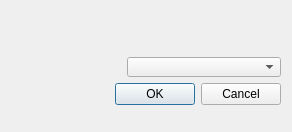
<?xml version="1.0" encoding="UTF-8"?>
<ui version="4.0">
 <class>EditGoodDialog</class>
 <widget class="QDialog" name="EditGoodDialog">
  <property name="windowModality">
   <enum>Qt::WindowModal</enum>
  </property>
  <property name="geometry">
   <rect>
    <x>0</x>
    <y>0</y>
    <width>288</width>
    <height>132</height>
   </rect>
  </property>
  <property name="windowTitle">
   <string>Edit Good</string>
  </property>
  <property name="windowIcon">
   <iconset resource="../jccu.qrc">
    <normaloff>:/assets/icons/jccu</normaloff>:/assets/icons/jccu</iconset>
  </property>
  <property name="modal">
   <bool>true</bool>
  </property>
  <layout class="QVBoxLayout" name="verticalLayout">
   <item>
    <widget class="QLabel" name="label">
     <property name="sizePolicy">
      <sizepolicy hsizetype="Preferred" vsizetype="Preferred">
       <horstretch>0</horstretch>
       <verstretch>0</verstretch>
      </sizepolicy>
     </property>
     <property name="minimumSize">
      <size>
       <width>270</width>
       <height>40</height>
      </size>
     </property>
     <property name="text">
      <string/>
     </property>
     <property name="alignment">
      <set>Qt::AlignRight|Qt::AlignTrailing|Qt::AlignVCenter</set>
     </property>
    </widget>
   </item>
   <item>
    <layout class="QHBoxLayout" name="horizontalLayout">
     <property name="sizeConstraint">
      <enum>QLayout::SetDefaultConstraint</enum>
     </property>
     <item>
      <spacer name="horizontalSpacer">
       <property name="orientation">
        <enum>Qt::Horizontal</enum>
       </property>
       <property name="sizeType">
        <enum>QSizePolicy::Expanding</enum>
       </property>
       <property name="sizeHint" stdset="0">
        <size>
         <width>220</width>
         <height>20</height>
        </size>
       </property>
      </spacer>
     </item>
     <item>
      <widget class="QComboBox" name="comboBox">
       <property name="sizePolicy">
        <sizepolicy hsizetype="Fixed" vsizetype="Fixed">
         <horstretch>0</horstretch>
         <verstretch>0</verstretch>
        </sizepolicy>
       </property>
       <property name="minimumSize">
        <size>
         <width>154</width>
         <height>20</height>
        </size>
       </property>
       <property name="sizeAdjustPolicy">
        <enum>QComboBox::AdjustToContents</enum>
       </property>
       <property name="modelColumn">
        <number>0</number>
       </property>
      </widget>
     </item>
    </layout>
   </item>
   <item>
    <widget class="QDialogButtonBox" name="buttonBox">
     <property name="sizePolicy">
      <sizepolicy hsizetype="Preferred" vsizetype="Fixed">
       <horstretch>0</horstretch>
       <verstretch>0</verstretch>
      </sizepolicy>
     </property>
     <property name="minimumSize">
      <size>
       <width>270</width>
       <height>23</height>
      </size>
     </property>
     <property name="orientation">
      <enum>Qt::Horizontal</enum>
     </property>
     <property name="standardButtons">
      <set>QDialogButtonBox::Cancel|QDialogButtonBox::Ok</set>
     </property>
    </widget>
   </item>
   <item>
    <spacer name="verticalSpacer">
     <property name="orientation">
      <enum>Qt::Vertical</enum>
     </property>
     <property name="sizeHint" stdset="0">
      <size>
       <width>20</width>
       <height>40</height>
      </size>
     </property>
    </spacer>
   </item>
  </layout>
 </widget>
 <resources>
  <include location="../jccu.qrc"/>
 </resources>
 <connections>
  <connection>
   <sender>buttonBox</sender>
   <signal>accepted()</signal>
   <receiver>EditGoodDialog</receiver>
   <slot>accept()</slot>
   <hints>
    <hint type="sourcelabel">
     <x>248</x>
     <y>254</y>
    </hint>
    <hint type="destinationlabel">
     <x>157</x>
     <y>274</y>
    </hint>
   </hints>
  </connection>
  <connection>
   <sender>buttonBox</sender>
   <signal>rejected()</signal>
   <receiver>EditGoodDialog</receiver>
   <slot>reject()</slot>
   <hints>
    <hint type="sourcelabel">
     <x>316</x>
     <y>260</y>
    </hint>
    <hint type="destinationlabel">
     <x>286</x>
     <y>274</y>
    </hint>
   </hints>
  </connection>
 </connections>
</ui>
